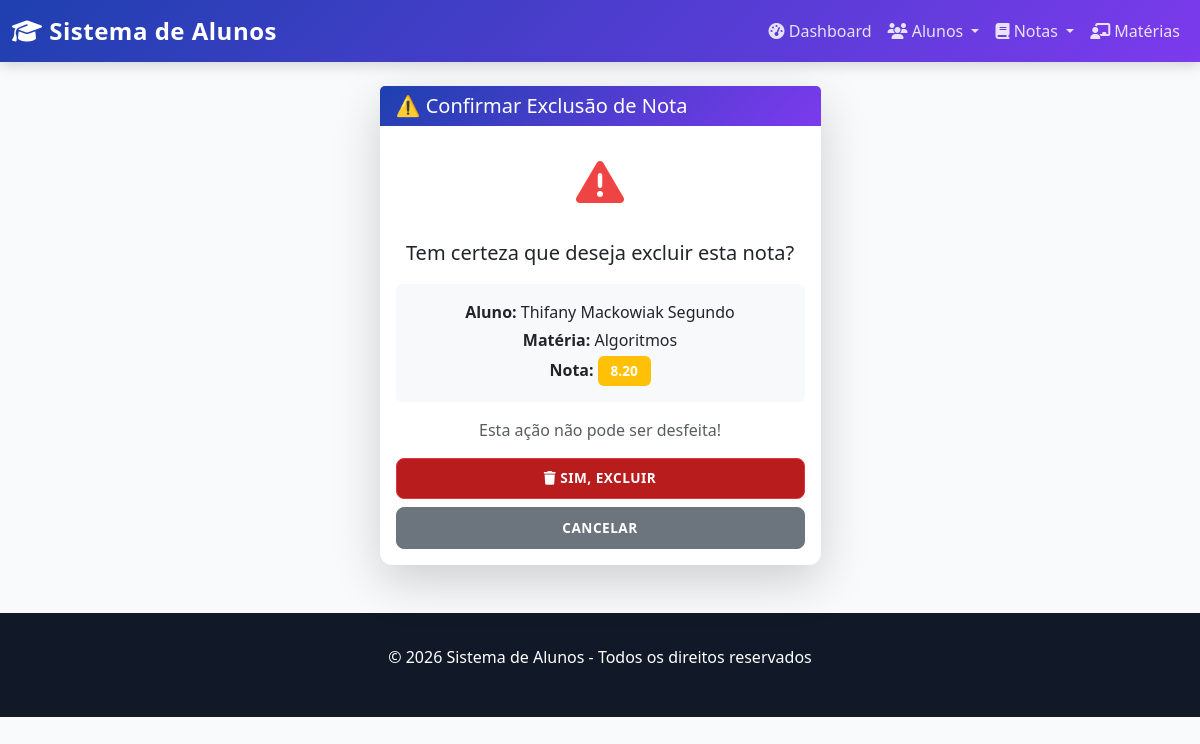
Page /notas/189/excluir/ on the committed database.
### alunos/models.py (models this page shows, shortened)
class Nota(models.Model):
    aluno = models.ForeignKey(Aluno, on_delete=models.CASCADE, related_name='notas')
    materia = models.ForeignKey(Materia, on_delete=models.CASCADE, related_name='notas')
    valor = models.DecimalField(
        max_digits=4,
        decimal_places=2,
        validators=[MinValueValidator(0), MaxValueValidator(10)],
        help_text="Nota de 0.00 a 10.00"
    )
    data_avaliacao = models.DateField(auto_now_add=True)
    tipo_avaliacao = models.CharField(
        max_length=20,
        choices=[
            ('PROVA', 'Prova'),
            ('TRABALHO', 'Trabalho'),
            ('ATIVIDADE', 'Atividade'),
            ('EXERCICIO', 'Exercício'),
            ('PROJETO', 'Projeto'),
        ],
        default='PROVA'
    )
    observacao = models.TextField(blank=True, null=True)
    class Meta:
        verbose_name = 'Nota'
        verbose_name_plural = 'Notas'
        unique_together = ['aluno', 'materia', 'data_avaliacao', 'tipo_avaliacao']
        ordering = ['-data_avaliacao']

class Aluno(models.Model):
    nome = models.CharField(max_length=100)
    email = models.EmailField(unique=True)
    matricula = models.CharField(max_length=20, unique=True)
    curso = models.ForeignKey(Curso, on_delete=models.CASCADE, related_name='alunos')
    data_nascimento = models.DateField()
    telefone = models.CharField(max_length=15, blank=True, null=True)
    endereco = models.TextField(blank=True, null=True)
    ativo = models.BooleanField(default=True)
    materias = models.ManyToManyField(Materia, related_name='alunos_matriculados', blank=True)
    class Meta:
        verbose_name = 'Aluno'
        verbose_name_plural = 'Alunos'

class Materia(models.Model):
    nome_materia = models.CharField(max_length=100)
    curso = models.ForeignKey(Curso, on_delete=models.CASCADE, related_name='materias')
    professor = models.CharField(max_length=100)
    carga_horaria = models.PositiveIntegerField(default=60, help_text="Carga horária em horas")
    ativo = models.BooleanField(default=True)
    class Meta:
        verbose_name = 'Matéria'
        verbose_name_plural = 'Matérias'
        unique_together = ['nome_materia', 'curso']

### alunos/views.py (the view)
# urls.py: path('notas/<int:nota_id>/excluir/', views.excluir_nota, name='excluir_nota'),
def excluir_nota(request, nota_id):
    nota = get_object_or_404(Nota, id=nota_id)
    if request.method == 'POST':
        aluno_nome = nota.aluno.nome
        materia_nome = nota.materia.nome_materia
        nota.delete()
        messages.success(request, f'✓ Nota de {aluno_nome} em {materia_nome} removida!')
        return redirect('lista_notas')
    return render(request, 'alunos/confirmar_exclusao_nota.html', {'nota': nota})

### alunos/templates/alunos/confirmar_exclusao_nota.html (shortened to what this page needs)
{% extends 'base.html' %}
{% block content %}
<div class="container">
    <div class="row justify-content-center">
        <div class="col-lg-5">
            <div class="card shadow-lg border-danger">
                <div class="card-header bg-danger">
                    <h5 class="mb-0">⚠️ Confirmar Exclusão de Nota</h5>
                </div>
                <div class="card-body text-center">
                    <i class="fas fa-exclamation-triangle" style="font-size: 3rem; color: #ef4444; margin: 1rem 0;"></i>
                    <p class="fs-5 mt-3">Tem certeza que deseja excluir esta nota?</p>
                    <div class="bg-light p-3 rounded mb-3">
                        <p class="mb-1"><strong>Aluno:</strong> {{ nota.aluno.nome }}</p>
                        <p class="mb-1"><strong>Matéria:</strong> {{ nota.materia.nome_materia }}</p>
                        <p class="mb-0"><strong>Nota:</strong> <span class="badge bg-warning">{{ nota.valor }}</span></p>
                    </div>
                    <p class="text-muted">Esta ação não pode ser desfeita!</p>
                    <form method="post" class="d-grid gap-2">
                        <button type="submit" class="btn btn-danger">
                            <i class="fas fa-trash"></i> Sim, Excluir
                        </button>
                        <a href="{% url 'lista_notas' %}" class="btn btn-secondary">
                            Cancelar
                        </a>
                    </form>
                </div>
            </div>
        </div>
    </div>
</div>
{% endblock %}

### templates/base.html (style rules this page uses)
:root { --primary-color: #1e40af; --secondary-color: #7c3aed; --success-color: #059669; --danger-color: #b91c1c; --warning-color: #d97706; --info-color: #0369a1; --dark-bg: #111827; --light-bg: #f8fafc; }
* { margin: 0; padding: 0; box-sizing: border-box; }
body { background-color: var(--light-bg); font-family: 'Segoe UI', Tahoma, Geneva, Verdana, sans-serif; }
.card { border: none; border-radius: 12px; box-shadow: 0 4px 12px rgba(0, 0, 0, 0.08); transition: all 0.3s ease; }
.card-header { background: linear-gradient(135deg, var(--primary-color) 0%, var(--secondary-color) 100%); border-radius: 12px 12px 0 0; color: white; font-weight: 600; border: none; }
.btn { font-weight: 600; padding: 0.6rem 1.2rem; border-radius: 8px; transition: all 0.3s ease; text-transform: uppercase; font-size: 0.85rem; letter-spacing: 0.5px; }
.btn-danger { background-color: var(--danger-color); }
.badge { font-size: 0.85rem; padding: 0.5rem 0.8rem; border-radius: 6px; font-weight: 600; }

### rows in the picture
Nota: aluno.nome "Thifany Mackowiak Segundo", materia.nome_materia "Algoritmos", valor "8.20"
